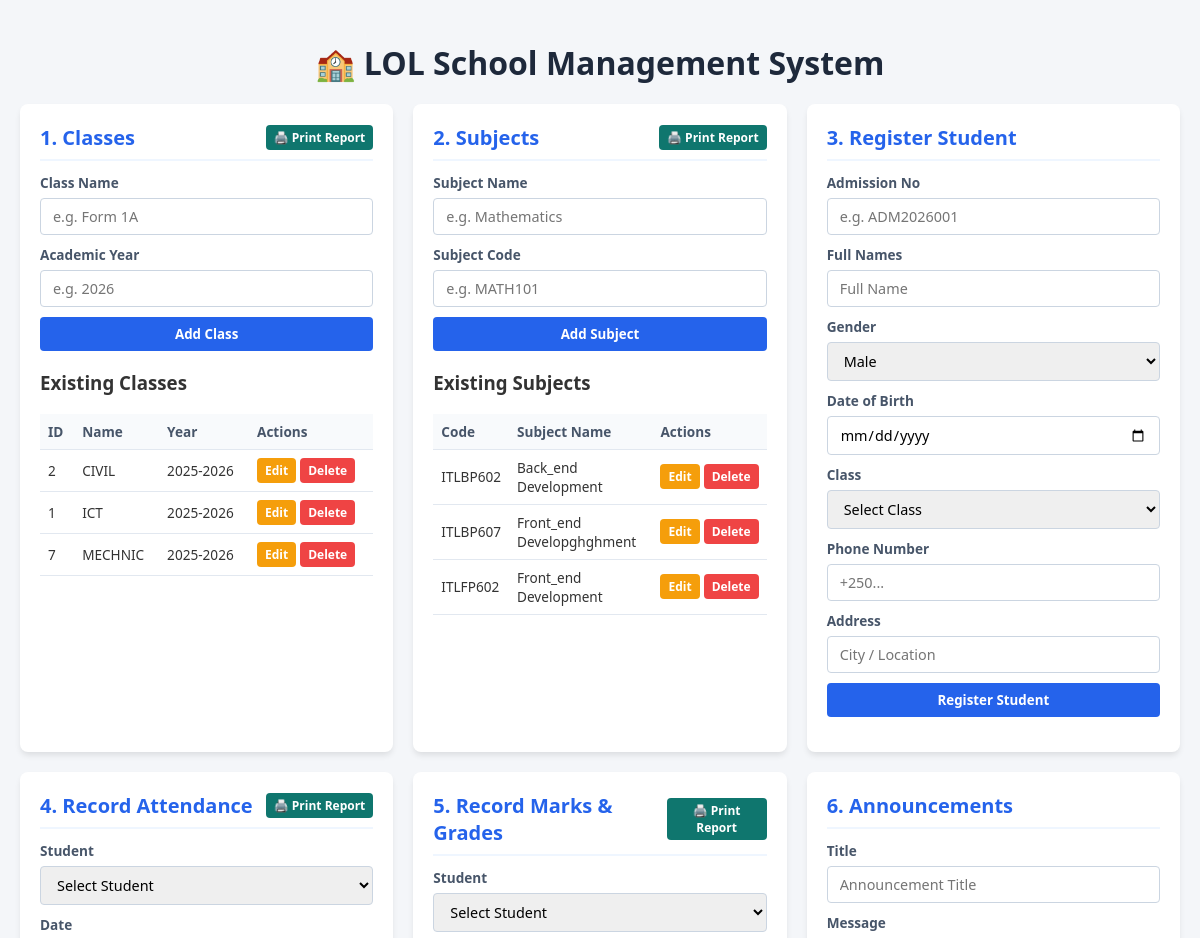
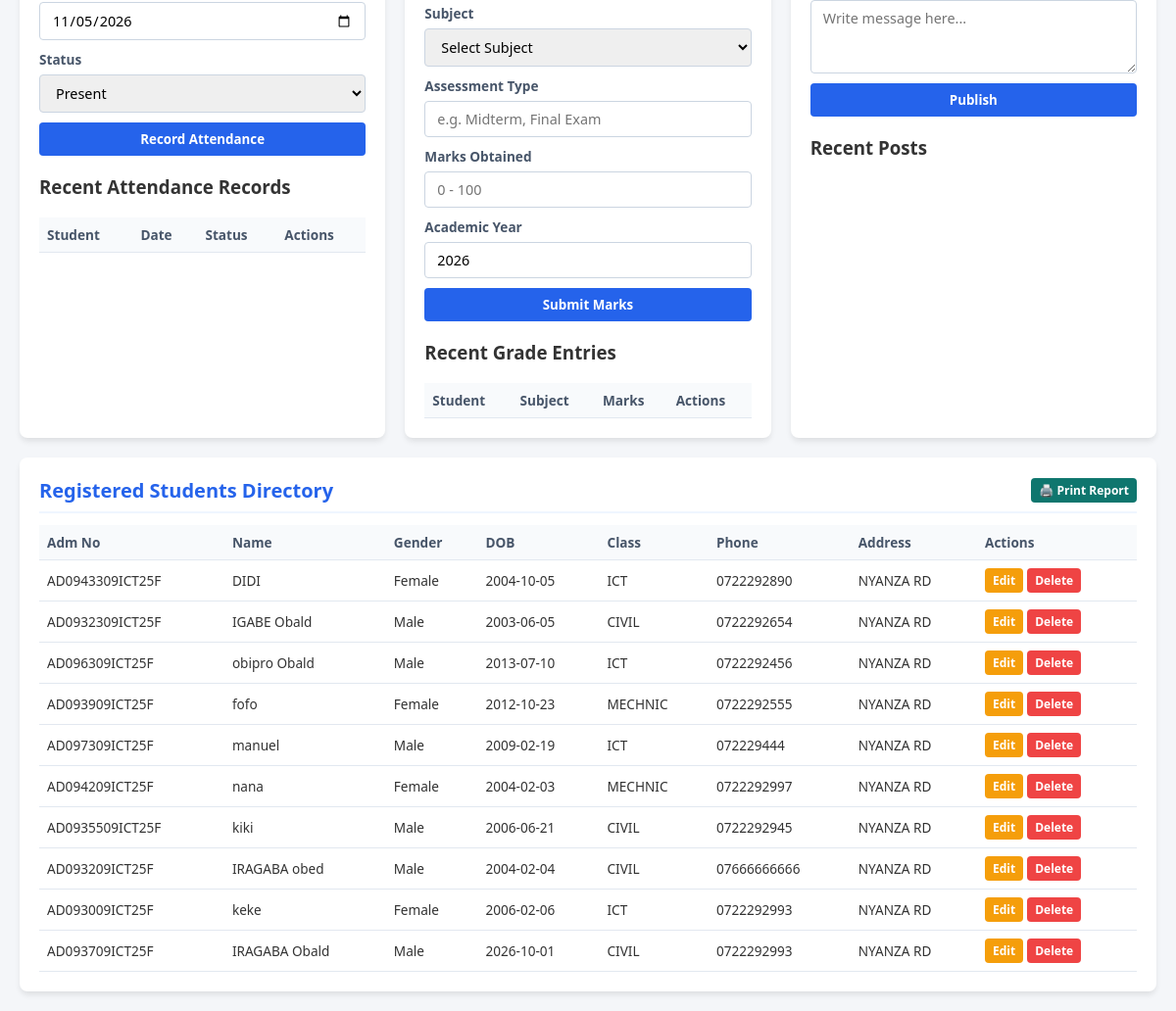
Screenshot of /index1.php with the database file from the repository (2 pictures, top to bottom).
### tables this page shows
CREATE TABLE `classes` (
  `class_id` int(11) NOT NULL,
  `class_name` varchar(50) NOT NULL,
  `academic_year` varchar(20) NOT NULL
);

CREATE TABLE `subjects` (
  `subject_id` int(11) NOT NULL,
  `subject_name` varchar(100) NOT NULL,
  `subject_code` varchar(20) NOT NULL
);

CREATE TABLE `students` (
  `student_id` int(11) NOT NULL,
  `admission_number` varchar(50) NOT NULL,
  `names` varchar(100) NOT NULL,
  `gender` enum('Male','Female','Other') NOT NULL,
  `date_of_birth` date NOT NULL,
  `class_id` int(11) NOT NULL,
  `phone_number` varchar(20) DEFAULT NULL,
  `address` varchar(255) DEFAULT NULL
);

### index1.php (the view, shortened to what this page needs)
<?php
require_once 'db.php';
$classes =$pdo->query("SELECT * FROM classes ORDER BY class_name")->fetchAll();
$subjects =$pdo->query("SELECT * FROM subjects ORDER BY subject_name")->fetchAll();
$students =$pdo->query("SELECT s.*, c.class_name FROM students s LEFT JOIN classes c ON s.class_id = c.class_id ORDER BY s.student_id DESC")->fetchAll();
?>
<!DOCTYPE html>
<html lang="en">
<head>
</head>
<body>
    <h1>🏫 LOL School Management System</h1>
    <div class="grid">
        <div class="card">
            <div class="card-header-flex">
                <h2>1. Classes</h2>
                <button class="btn-print btn-sm" onclick="printTableSection('Classes Report', 'tblClasses')">🖨️ Print Report</button>
            </div>
            <form method="POST">
                <label>Class Name</label>
                <input type="text" name="class_name" placeholder="e.g. Form 1A" required>
                <label>Academic Year</label>
                <input type="text" name="academic_year" placeholder="e.g. 2026" required>
                <button type="submit">Add Class</button>
            </form>
            <h3>Existing Classes</h3>
            <table id="tblClasses">
                <tr><th>ID</th><th>Name</th><th>Year</th><th class="no-print">Actions</th></tr>
                <?php foreach ($classes as$c): ?>
                    <tr>
                        <td><?= $c['class_id'] ?></td>
                        <td><?= htmlspecialchars($c['class_name']) ?></td>
                        <td><?= htmlspecialchars($c['academic_year']) ?></td>
                        <td class="no-print">
                            <div class="action-btns">
                                <button class="btn-warning btn-sm" onclick='editClass(<?= json_encode($c) ?>)'>Edit</button>
                                <form method="POST" style="margin:0;" onsubmit="return confirm('Delete this class?');">
                                    <button type="submit" class="btn-danger btn-sm">Delete</button>
                                </form>
                            </div>
                        </td>
                    </tr>
                <?php endforeach; ?>
            </table>
        </div>
        <div class="card">
            <div class="card-header-flex">
                <h2>2. Subjects</h2>
                <button class="btn-print btn-sm" onclick="printTableSection('Subjects Report', 'tblSubjects')">🖨️ Print Report</button>
            </div>
            <form method="POST">
                <label>Subject Name</label>
                <input type="text" name="subject_name" placeholder="e.g. Mathematics" required>
                <label>Subject Code</label>
                <input type="text" name="subject_code" placeholder="e.g. MATH101" required>
                <button type="submit">Add Subject</button>
            </form>
            <h3>Existing Subjects</h3>
            <table id="tblSubjects">
                <tr><th>Code</th><th>Subject Name</th><th class="no-print">Actions</th></tr>
                <?php foreach ($subjects as$sub): ?>
                    <tr>
                        <td><?= htmlspecialchars($sub['subject_code']) ?></td>
                        <td><?= htmlspecialchars($sub['subject_name']) ?></td>
                        <td class="no-print">
                            <div class="action-btns">
                                <button class="btn-warning btn-sm" onclick='editSubject(<?= json_encode($sub) ?>)'>Edit</button>
                                <form method="POST" style="margin:0;" onsubmit="return confirm('Delete this subject?');">
                                    <button type="submit" class="btn-danger btn-sm">Delete</button>
                                </form>
                            </div>
                        </td>
                    </tr>
                <?php endforeach; ?>
            </table>
        </div>
        <div class="card">
            <div class="card-header-flex">
                <h2>3. Register Student</h2>
            </div>
            <form method="POST">
                <label>Admission No</label>
                <input type="text" name="admission_number" placeholder="e.g. ADM2026001" required>
                <label>Full Names</label>
                <input type="text" name="names" placeholder="Full Name" required>
                <label>Gender</label>
                <select name="gender" required>
                    <option value="Male">Male</option>
                </select>
                <label>Date of Birth</label>
                <input type="date" name="date_of_birth" required>
                <label>Class</label>
                <select name="class_id" required>
                    <option value="">Select Class</option>
                </select>
                <label>Phone Number</label>
                <input type="text" name="phone_number" placeholder="+250...">
                <label>Address</label>
                <input type="text" name="address" placeholder="City / Location">
                <button type="submit">Register Student</button>
            </form>
        </div>
        <div class="card">
            <div class="card-header-flex">
                <h2>4. Record Attendance</h2>
                <button class="btn-print btn-sm" onclick="printTableSection('Attendance Report', 'tblAttendance')">🖨️ Print Report</button>
            </div>
            <form method="POST">
                <label>Student</label>
                <select name="student_id" required>
                    <option value="">Select Student</option>
                </select>
                <label>Date</label>
                <input type="date" name="date" value="<?= date('Y-m-d') ?>" required>
                <label>Status</label>
                <select name="attendance_status" required>
                    <option value="Present">Present</option>
                </select>
                <button type="submit">Record Attendance</button>
            </form>
            <h3>Recent Attendance Records</h3>
            <table id="tblAttendance">
                <tr><th>Student</th><th>Date</th><th>Status</th><th class="no-print">Actions</th></tr>
            </table>
        </div>
        <div class="card">
            <div class="card-header-flex">
                <h2>5. Record Marks & Grades</h2>
                <button class="btn-print btn-sm" onclick="printTableSection('Grades Report', 'tblGrades')">🖨️ Print Report</button>
            </div>
            <form method="POST">
                <label>Student</label>
                <select name="student_id" required>
                    <option value="">Select Student</option>
                </select>
                <label>Subject</label>
                <select name="subject_id" required>
                    <option value="">Select Subject</option>
                </select>
                <label>Assessment Type</label>
                <input type="text" name="assessment_type" placeholder="e.g. Midterm, Final Exam" required>
                <label>Marks Obtained</label>
                <input type="number" step="0.01" name="marks" placeholder="0 - 100" required>
                <label>Academic Year</label>
                <input type="text" name="academic_year" value="2026" required>
                <button type="submit">Submit Marks</button>
            </form>
            <h3>Recent Grade Entries</h3>
            <table id="tblGrades">
                <tr><th>Student</th><th>Subject</th><th>Marks</th><th class="no-print">Actions</th></tr>
            </table>
        </div>
        <div class="card">
            <div class="card-header-flex">
                <h2>6. Announcements</h2>
            </div>
            <form method="POST">
                <label>Title</label>
                <input type="text" name="title" placeholder="Announcement Title" required>
                <label>Message</label>
                <textarea name="message" rows="3" placeholder="Write message here..." required></textarea>
                <button type="submit">Publish</button>
            </form>
            <h3>Recent Posts</h3>
        </div>
    </div>
    <div class="card" style="margin-top: 20px;">
        <div class="card-header-flex">
            <h2>Registered Students Directory</h2>
            <button class="btn-print btn-sm" onclick="printTableSection('Students Directory Report', 'tblStudents')">🖨️ Print Report</button>
        </div>
        <table id="tblStudents">
            <thead>
                <tr>
                    <th>Adm No</th>
                    <th>Name</th>
                    <th>Gender</th>
                    <th>DOB</th>
                    <th>Class</th>
                    <th>Phone</th>
                    <th>Address</th>
                    <th class="no-print">Actions</th>
                </tr>
            </thead>
            <tbody>
                <?php if (empty($students)): ?>
                    <tr><td colspan="8">No students registered yet.</td></tr>
                <?php else: ?>
                    <?php foreach ($students as$s): ?>
                        <tr>
                            <td><?= htmlspecialchars($s['admission_number']) ?></td>
                            <td><?= htmlspecialchars($s['names']) ?></td>
                            <td><?= htmlspecialchars($s['gender']) ?></td>
                            <td><?= htmlspecialchars($s['date_of_birth']) ?></td>
                            <td><?= htmlspecialchars($s['class_name'] ?? 'Unassigned') ?></td>
                            <td><?= htmlspecialchars($s['phone_number']) ?></td>
                            <td><?= htmlspecialchars($s['address']) ?></td>
                            <td class="no-print">
                                <div class="action-btns">
                                    <button class="btn-warning btn-sm" onclick='editStudent(<?= json_encode($s) ?>)'>Edit</button>
                                    <form method="POST" style="margin:0;" onsubmit="return confirm('Delete this student record?');">
                                        <button type="submit" class="btn-danger btn-sm">Delete</button>
                                    </form>
                                </div>
                            </td>
                        </tr>
                    <?php endforeach; ?>
                <?php endif; ?>
            </tbody>
        </table>
    </div>
</body>
</html>

### index1.php (style rules this page uses)
* { box-sizing: border-box; font-family: 'Segoe UI', Tahoma, Geneva, Verdana, sans-serif; }
body { background: #f4f6f9; margin: 0; padding: 20px; color: #333; }
h1 { text-align: center; color: #1e293b; margin-bottom: 20px; }
.grid { display: grid; grid-template-columns: repeat(auto-fit, minmax(360px, 1fr)); gap: 20px; }
.card { background: white; padding: 20px; border-radius: 8px; box-shadow: 0 4px 6px -1px rgba(0, 0, 0, 0.1); }
.card-header-flex { display: flex; justify-content: space-between; align-items: center; border-bottom: 2px solid #eff6ff; padding-bottom: 8px; margin-bottom: 12px; }
.card h2 { margin: 0; color: #2563eb; font-size: 1.25rem; }
form { display: flex; flex-direction: column; gap: 10px; margin-bottom: 15px; }
label { font-size: 0.85rem; font-weight: 600; color: #475569; margin-bottom: -4px; }
input, select, textarea { padding: 8px 12px; border: 1px solid #cbd5e1; border-radius: 4px; font-size: 0.9rem; }
button { background: #2563eb; color: white; border: none; padding: 8px 12px; border-radius: 4px; font-weight: bold; cursor: pointer; transition: background 0.2s; }
button.btn-warning { background: #f59e0b; }
button.btn-danger { background: #ef4444; }
button.btn-print { background: #0f766e; }
button.btn-sm { padding: 4px 8px; font-size: 0.75rem; }
.action-btns { display: flex; gap: 4px; align-items: center; }
table { width: 100%; border-collapse: collapse; margin-top: 10px; font-size: 0.85rem; }
th, td { padding: 8px; text-align: left; border-bottom: 1px solid #e2e8f0; vertical-align: middle; }
th { background: #f8fafc; color: #475569; }

### rows the page displays
classes: class_id "2", class_name "CIVIL", academic_year "2025-2026"
classes: class_id "1", class_name "ICT", academic_year "2025-2026"
classes: class_id "7", class_name "MECHNIC", academic_year "2025-2026"
subjects: subject_code "ITLBP602", subject_name "Back_end Development"
subjects: subject_code "ITLBP607", subject_name "Front_end Developghghment"
subjects: subject_code "ITLFP602", subject_name "Front_end Development"
students: admission_number "AD0943309ICT25F", names "DIDI", gender "Female", date_of_birth "2004-10-05", class.class_name "ICT", phone_number "0722292890", address "NYANZA RD"
students: admission_number "AD0932309ICT25F", names "IGABE Obald", gender "Male", date_of_birth "2003-06-05", class.class_name "CIVIL", phone_number "0722292654", address "NYANZA RD"
students: admission_number "AD096309ICT25F", names "obipro Obald", gender "Male", date_of_birth "2013-07-10", class.class_name "ICT", phone_number "0722292456", address "NYANZA RD"
students: admission_number "AD093909ICT25F", names "fofo", gender "Female", date_of_birth "2012-10-23", class.class_name "MECHNIC", phone_number "0722292555", address "NYANZA RD"
students: admission_number "AD097309ICT25F", names "manuel", gender "Male", date_of_birth "2009-02-19", class.class_name "ICT", phone_number "072229444", address "NYANZA RD"
students: admission_number "AD094209ICT25F", names "nana", gender "Female", date_of_birth "2004-02-03", class.class_name "MECHNIC", phone_number "0722292997", address "NYANZA RD"
students: admission_number "AD0935509ICT25F", names "kiki", gender "Male", date_of_birth "2006-06-21", class.class_name "CIVIL", phone_number "0722292945", address "NYANZA RD"
students: admission_number "AD093209ICT25F", names "IRAGABA obed", gender "Male", date_of_birth "2004-02-04", class.class_name "CIVIL", phone_number "07666666666", address "NYANZA RD"
students: admission_number "AD093009ICT25F", names "keke", gender "Female", date_of_birth "2006-02-06", class.class_name "ICT", phone_number "0722292993", address "NYANZA RD"
students: admission_number "AD093709ICT25F", names "IRAGABA Obald", gender "Male", date_of_birth "2026-10-01", class.class_name "CIVIL", phone_number "0722292993", address "NYANZA RD"
